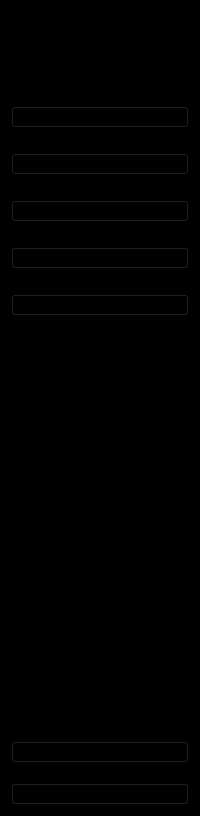
      <widget class="QWidget" name="icon_only_widget" native="true">
       <property name="styleSheet">
        <string notr="true">QWidget{
	background-color: rgb(0, 0, 0);
}

QPushButton:checked {
	background-color: rgb(255, 255, 255);
    border:none;
	border-radius: 3px;
}</string>
       </property>
       <layout class="QVBoxLayout" name="verticalLayout_6">
        <property name="topMargin">
         <number>20</number>
        </property>
        <item>
         <widget class="QLabel" name="label_6">
          <property name="minimumSize">
           <size>
            <width>40</width>
            <height>40</height>
           </size>
          </property>
          <property name="maximumSize">
           <size>
            <width>40</width>
            <height>40</height>
           </size>
          </property>
          <property name="text">
           <string/>
          </property>
          <property name="pixmap">
           <pixmap resource="resources.qrc">:/Icons/logo.png</pixmap>
          </property>
          <property name="scaledContents">
           <bool>true</bool>
          </property>
         </widget>
        </item>
        <item>
         <layout class="QVBoxLayout" name="verticalLayout_5">
          <property name="spacing">
           <number>25</number>
          </property>
          <property name="topMargin">
           <number>40</number>
          </property>
          <item>
           <widget class="QPushButton" name="dashboard_btn_1">
            <property name="styleSheet">
             <string notr="true"/>
            </property>
            <property name="text">
             <string/>
            </property>
            <property name="icon">
             <iconset resource="resources.qrc">
              <normaloff>:/Icons/dashboardsmall1.png</normaloff>
              <normalon>:/Icons/dashboardsmall2.png</normalon>:/Icons/dashboardsmall1.png</iconset>
            </property>
            <property name="iconSize">
             <size>
              <width>18</width>
              <height>18</height>
             </size>
            </property>
            <property name="checkable">
             <bool>true</bool>
            </property>
            <property name="autoExclusive">
             <bool>true</bool>
            </property>
           </widget>
          </item>
          <item>
           <widget class="QPushButton" name="institution_btn_1">
            <property name="styleSheet">
             <string notr="true"/>
            </property>
            <property name="text">
             <string/>
            </property>
            <property name="icon">
             <iconset resource="resources.qrc">
              <normaloff>:/Icons/institutionsmall1.png</normaloff>
              <normalon>:/Icons/institutionsmall2.png</normalon>:/Icons/institutionsmall1.png</iconset>
            </property>
            <property name="iconSize">
             <size>
              <width>23</width>
              <height>23</height>
             </size>
            </property>
            <property name="checkable">
             <bool>true</bool>
            </property>
            <property name="autoExclusive">
             <bool>true</bool>
            </property>
           </widget>
          </item>
          <item>
           <widget class="QPushButton" name="students_btn_1">
            <property name="text">
             <string/>
            </property>
            <property name="icon">
             <iconset resource="resources.qrc">
              <normaloff>:/Icons/studentssmall1.png</normaloff>
              <normalon>:/Icons/studentssmall2.png</normalon>:/Icons/studentssmall1.png</iconset>
            </property>
            <property name="iconSize">
             <size>
              <width>20</width>
              <height>20</height>
             </size>
            </property>
            <property name="checkable">
             <bool>true</bool>
            </property>
            <property name="autoExclusive">
             <bool>true</bool>
            </property>
           </widget>
          </item>
          <item>
           <widget class="QPushButton" name="teachers_btn_1">
            <property name="text">
             <string/>
            </property>
            <property name="icon">
             <iconset resource="resources.qrc">
              <normaloff>:/Icons/teacherssmall1.png</normaloff>
              <normalon>:/Icons/teacherssmall2.png</normalon>:/Icons/teacherssmall1.png</iconset>
            </property>
            <property name="iconSize">
             <size>
              <width>20</width>
              <height>20</height>
             </size>
            </property>
            <property name="checkable">
             <bool>true</bool>
            </property>
            <property name="autoExclusive">
             <bool>true</bool>
            </property>
           </widget>
          </item>
          <item>
           <widget class="QPushButton" name="finances_btn_1">
            <property name="text">
             <string/>
            </property>
            <property name="icon">
             <iconset resource="resources.qrc">
              <normaloff>:/Icons/financessmall1.png</normaloff>
              <normalon>:/Icons/financessmall2.png</normalon>:/Icons/financessmall1.png</iconset>
            </property>
            <property name="iconSize">
             <size>
              <width>20</width>
              <height>20</height>
             </size>
            </property>
            <property name="checkable">
             <bool>true</bool>
            </property>
            <property name="autoExclusive">
             <bool>true</bool>
            </property>
           </widget>
          </item>
         </layout>
        </item>
        <item>
         <spacer name="verticalSpacer_2">
          <property name="orientation">
           <enum>Qt::Vertical</enum>
          </property>
          <property name="sizeHint" stdset="0">
           <size>
            <width>20</width>
            <height>419</height>
           </size>
          </property>
         </spacer>
        </item>
        <item>
         <layout class="QVBoxLayout" name="verticalLayout_4">
          <property name="spacing">
           <number>20</number>
          </property>
          <item>
           <widget class="QPushButton" name="settings_btn_1">
            <property name="text">
             <string/>
            </property>
            <property name="icon">
             <iconset resource="resources.qrc">
              <normaloff>:/Icons/settingssmall1.png</normaloff>
              <normalon>:/Icons/settingssmall2.png</normalon>:/Icons/settingssmall1.png</iconset>
            </property>
            <property name="iconSize">
             <size>
              <width>20</width>
              <height>20</height>
             </size>
            </property>
            <property name="checkable">
             <bool>true</bool>
            </property>
            <property name="autoExclusive">
             <bool>true</bool>
            </property>
           </widget>
          </item>
          <item>
           <widget class="QPushButton" name="signout_btn_1">
            <property name="text">
             <string/>
            </property>
            <property name="icon">
             <iconset resource="resources.qrc">
              <normaloff>:/Icons/signoutsmall1.png</normaloff>
              <normalon>:/Icons/signoutsmall2.png</normalon>:/Icons/signoutsmall1.png</iconset>
            </property>
            <property name="iconSize">
             <size>
              <width>20</width>
              <height>20</height>
             </size>
            </property>
            <property name="checkable">
             <bool>true</bool>
            </property>
            <property name="autoExclusive">
             <bool>true</bool>
            </property>
           </widget>
          </item>
         </layout>
        </item>
       </layout>
      </widget>
